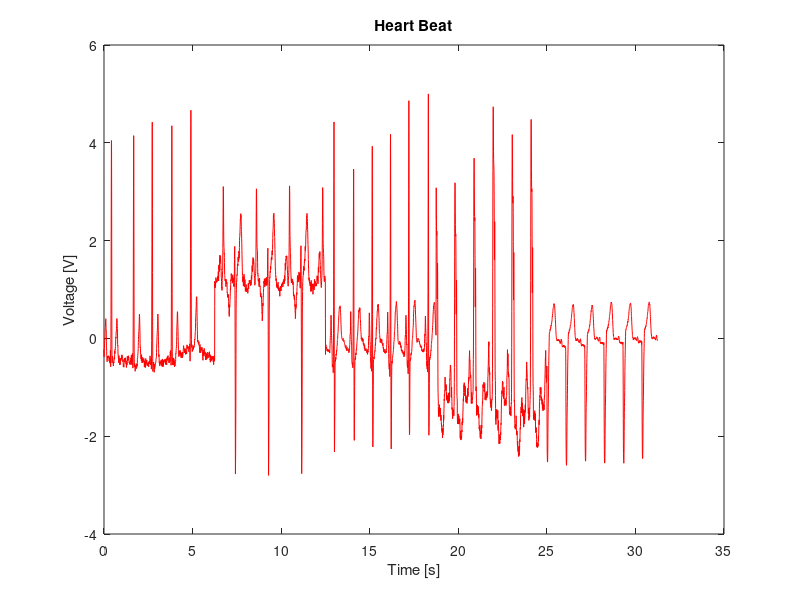
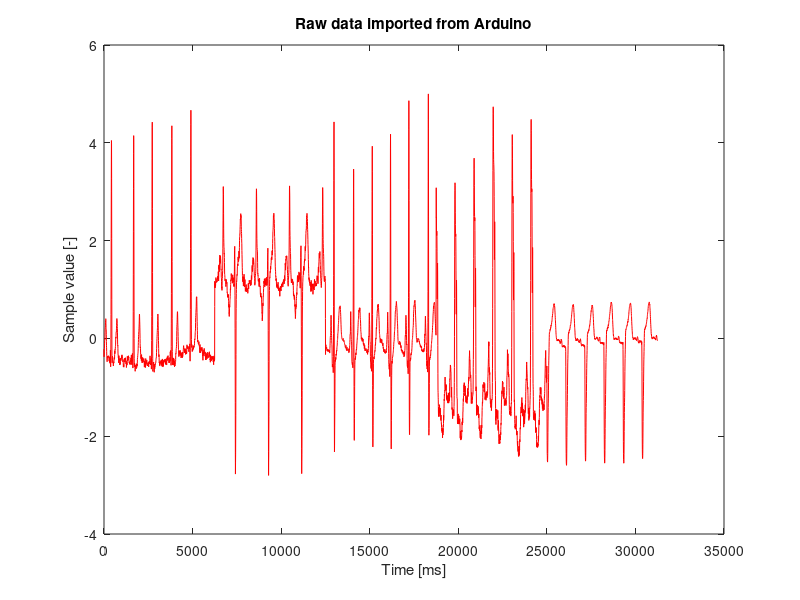

Reproduce these figures in MATLAB, in order. (Note: this script raises an error after producing the figures.)
%% ECG Data Processing

%% Raw Data
load('ECG30.mat');
t = [0:5:31245]';                        % time vector in ms
v = ECG30(:,1);                          % voltage vector from arduino

figure(9);                               % Raw data plot
plot(t,v,'r');
title('Raw data imported from Arduino');
xlabel('Time [ms]');
ylabel('Sample value [-]');

%% Correct time to seconds
t = t./1000;                             % ms --> s

%% Heart Beat plot
figure(1)                                % Heart beat plot
plot(t,v,'r');
title('Heart Beat');
xlabel('Time [s]');
ylabel('Voltage [V]');

%% Find Heart Rate
[TF,P] = islocalmax(v);                  % TF = vector saying value is a local max

figure(8)                                % test plot
plot(t,v,'-r',t,P,'-b');
title('Test for Prominence');
xlabel('Time [s]');
ylabel('Voltage [V] or Prominence');

n = 1;

for i = 1:length(TF)
    if P(i) >= 3.3                         % if the prominence (P) is more than 3.3:
        P(n) = P(i);                       % save it, TF, and t in new vectors
        TF(n) = TF(i);
        t(n) = t(i);
        n = n + 1;                         % move on to next index
    end
end

heart_rate = zeros([1,length(t)-1]);       % allocating space for heart rate

for m = 1:length(t)-1
    heart_rate(m) = 60./(t(m+1)-t(m));     % finding rate between each local max time
    if heart_rate(m) == 12000
        break
    else
        m = m + 1;                         % move on to next index
    end
end

%% Intensity of Heart Beat
amplitude = max(v) - min(v);             % Calculate amplitude of heart rate signal

%% Display results
disp(['Heart Rate: ', num2str(heart_rate), ' bpm']);
disp(['Intensity of Heart Rate Signal: ', num2str(amplitude),' V']);

